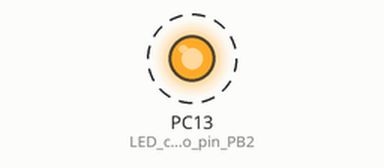
The sketch below on a simulated STM32 Black Pill. On the bench: output pins drawn as LEDs (lit = HIGH). Dashed ring = blinking.

Above: at 0.05 s.
Timing chart, 0 to 3.0 s (numbered marks = the images above):
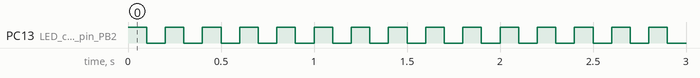

Measured:
- by itself, PC13 (LED_connect_to_pin_PB2): alternates HIGH for 0.10 s and LOW for 0.10 s

The sketch:

blink.ino
```cpp
/*
  Blink onboard LED at 0.1 second interval
*/
void setup() {
  // initialize digital pin PB2 as an output.
  pinMode(PC13, OUTPUT); // LED connect to pin PB2
}
void loop() {
  digitalWrite(PC13, HIGH);   // turn the LED on (HIGH is the voltage level)
  delay(100);               // wait for 100mS
  digitalWrite(PC13, LOW);    // turn the LED off by making the voltage LOW
  delay(100);               // wait for 100mS
}
```
